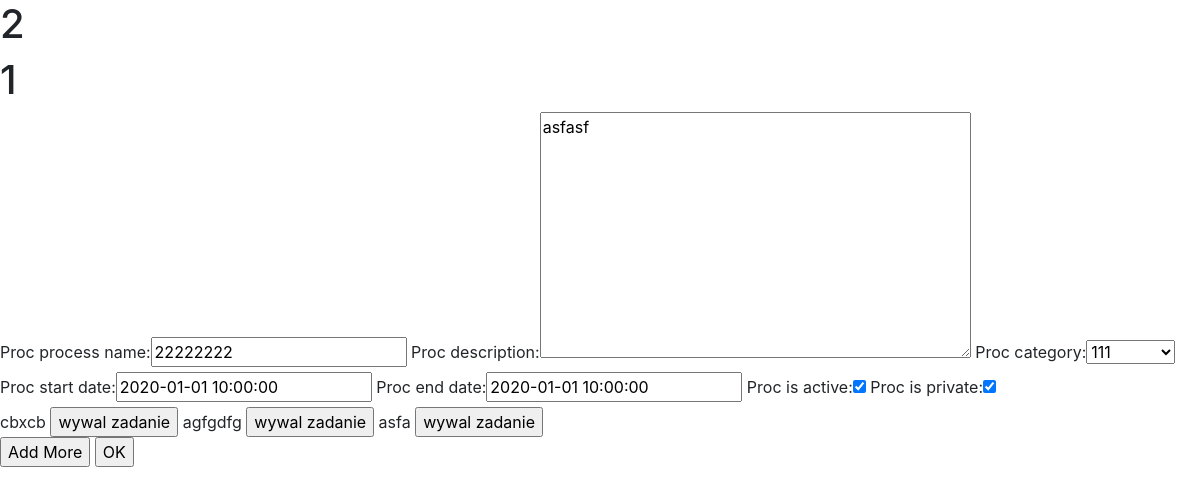
The app's page /info/processes/edit/2/ (signed in) with its own data.
### info_flow/models.py (models this page shows)
class process(models.Model):
	proc_author = models.ForeignKey(settings.AUTH_USER_MODEL, on_delete=models.SET('deleted'), related_name='proc_user')
	proc_process_name = models.CharField(max_length=150)
	proc_description = models.TextField(null=True)
	proc_created = models.DateTimeField(auto_now_add=True)
	proc_modified = models.DateTimeField(auto_now=True)
	proc_start_date = models.DateTimeField(null=True, blank=True)
	proc_end_date = models.DateTimeField(null=True, blank=True)
	proc_category = models.ForeignKey(category, on_delete=models.CASCADE)
	proc_is_active=models.BooleanField(default=True)
	proc_is_private=models.BooleanField(default=True)
	proc_is_deleted=models.BooleanField(default=False)
	proc_assigned = models.ForeignKey(settings.AUTH_USER_MODEL, on_delete=models.SET('deleted'), null=True, blank=True, related_name='assigned_user')
	proc_file=models.ForeignKey(files, on_delete=models.CASCADE, null=True, blank=True)
	class Meta():
		ordering=['proc_created']
		permissions=(
			("can_view", "Can see processes"),
			)

class tasks(models.Model):
	tasks_name = models.CharField(max_length=150, blank=False)
	tasks_description = models.TextField(null=True)
	tasks_created = models.DateTimeField(auto_now_add=True)
	tasks_modified = models.DateTimeField(auto_now=True)
	tasks_start_date = models.DateTimeField(null=True, blank=True)
	tasks_end_date = models.DateTimeField(null=True, blank=True)
	tasks_assigned = models.ForeignKey(settings.AUTH_USER_MODEL, on_delete=models.SET('deleted'), null=True,  blank=True)
	tasks_is_active=models.BooleanField(default=True)
	tasks_proc=models.ForeignKey(process, on_delete=models.CASCADE)
	tasks_file=models.ForeignKey(files, on_delete=models.CASCADE, null=True, blank=True)

### info_flow/views.py (the view)
# urls.py: path('processes/edit/<int:pid>/', views.if_edit_proc, name='if_edit_proc'),
@login_required
def if_edit_proc(request, pid):
	proc=process.objects.get(pk = pid)
	if not request.user.id==proc.proc_author.id:
		return HttpResponseForbidden("You are not allowed to edit thissfasfasf Post")
	task=tasks.objects.all().filter(tasks_proc_id=pid)
	if request.method=='POST':
		proc_form=ProcessForm(request.POST, instance=proc)
		task_form=TaskFormPos(request.POST)
		if proc_form.is_valid():
			proc_form.save()
		if task_form.is_valid():
			for form in task_form:
				if form.is_valid():
					newForm=form.save(commit=False)
					newForm.tasks_proc_id=pid
					newForm.save()
		return redirect('info_flow:if_show_proc', pid=pid)
	else:
		proc_form=ProcessForm(instance=proc)
		task_form=TaskFormPos(queryset=tasks.objects.none())
		context={'proc':proc,'task':task, 'proc_form':proc_form, 'task_form':task_form}
	return render(request, 'info_flow/if_edit_proc.html', context)

### info_flow/forms.py
class ProcessForm(forms.ModelForm):
	class Meta:
		model=process
		fields=['proc_process_name', 'proc_description', 'proc_category', 'proc_start_date', 'proc_end_date', 'proc_is_active', 'proc_is_private']
		widgets = {
            'proc_start_date': DateTimePickerInput(),
            'proc_end_date': DateTimePickerInput(),
            }

### info_flow/models.py (called while the page is built)
	def __str__(self):
		return self.cat_name

### info_flow/templates/info_flow/if_edit_proc.html (shortened to what this page needs)
 <head>
<link href="https://maxcdn.bootstrapcdn.com/bootstrap/4.0.0/css/bootstrap.min.css" rel="stylesheet"/>
</head>
<h1>{{proc.id}}</h1>
<h1>{{proc.proc_author.id}}</h1>
<form  method="POST" action="{% url 'info_flow:if_edit_proc' proc.id %}" autocomplete="off" >
{{proc_form}}
<div>
{% for z in task %}
	{{z.tasks_name}}
	<input type="button" value="wywal zadanie">
{% endfor %}
</div>
<input type="button" value="Add More" id="add_more">
<input type="submit" value="OK">
</form>

### records on screen
process: id "2", proc_author.id "1", proc_process_name "22222222", proc_description "asfasf", proc_category "111", proc_start_date "2020-01-01 10:00:00", proc_end_date "2020-01-01 10:00:00", proc_is_active "☑", proc_is_private "☑"
tasks: tasks_name "cbxcb"
tasks: tasks_name "agfgdfg"
tasks: tasks_name "asfa"
